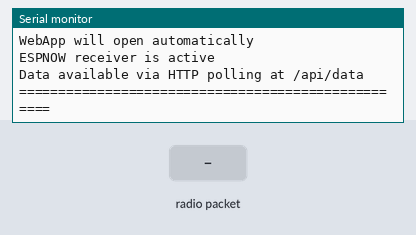
This program was run on a simulated ESP32-S3. Parts: the last lines printed to the serial monitor. The inputs (shaded band) are chosen by the test bench. WiFi joins after 1.5 s; servers stay silent unless stated; storage starts empty.

Above: at 2.2 s.
2.3 s: radio packet "1" arrives
At 3.4 s:
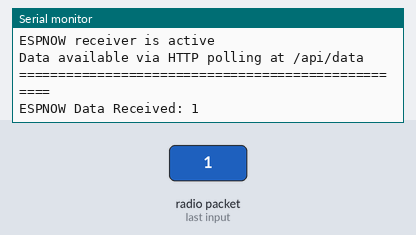
3.8 s: radio packet "0" arrives
At 4.6 s:
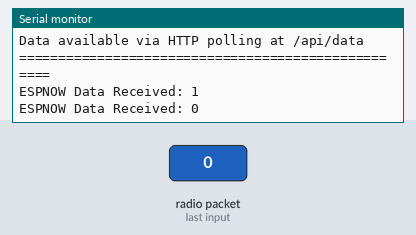

Measured:
- after the input at 2.3 s, the serial monitor: prints a new line at once (image 1)
- after the input at 3.8 s, the serial monitor: prints a new line at once (image 2)

The program:

main.cpp
```cpp
#include <Arduino.h>
#include "WiFiManager/WiFiManager.h"
#include "WebServerManager/WebServerManager.h"
#include "ESPNOWManager/ESPNOWManager.h"

// Configuration
const char* WIFI_SSID = "SensorHub-Center";
const char* WIFI_PASSWORD = "sensor123";

// ESPNOW peer MAC addresses (your C3 sender)
uint8_t senderMac[] = {0x84, 0xFC, 0xE6, 0x00, 0xFD, 0x74};


// Global Managers
WiFiManager wifi_manager(WIFI_SSID, WIFI_PASSWORD);
WebServerManager web_server_manager;
ESPNOWManager espnow_manager;

void setup() {
  Serial.begin(115200);
  delay(1000);

  Serial.println();
  Serial.println("ESP32-S3 Central Receiver - HTTP Streaming Version");
  Serial.println("===================================================");

  // Initialize WiFi
  if (!wifi_manager.begin()) {
    Serial.println("WiFi setup failed! Stopping.");
    return;
  }

  // Print MAC address for ESPNOW configuration
  Serial.print("S3 MAC Address: ");
  Serial.println(wifi_manager.getMACAddress());

  // Initialize Web Server
  if (!web_server_manager.begin()) {
    Serial.println("Web server setup failed! Stopping.");
    return;
  }

  // Initialize ESPNOW
  if (!espnow_manager.begin()) {
    Serial.println("ESPNOW setup failed! Stopping.");
    return;
  }

  // Add ESPNOW peer
  espnow_manager.addPeer(senderMac);

  // Set ESPNOW callback
  espnow_manager.setCallback([](const String& jsonData) {
    Serial.print("ESPNOW Data Received: ");
    Serial.println(jsonData);

    // Store data for HTTP clients
    web_server_manager.broadcastData(jsonData);
  });

  // Set Web callback for any client messages
  web_server_manager.setDataCallback([](const String& message) {
    Serial.print("HTTP message from client: ");
    Serial.println(message);
  });

  Serial.println("System initialized successfully!");
  Serial.println("Connect to WiFi: " + String(WIFI_SSID));
  Serial.println("WebApp will open automatically");
  Serial.println("ESPNOW receiver is active");
  Serial.println("Data available via HTTP polling at /api/data");
  Serial.println("===================================================");
}

void loop() {
  web_server_manager.handleClient();
  delay(10);
}
```

ESPNOWManager.cpp
```cpp
#include "ESPNOWManager.h"

ESPNOWCallback ESPNOWManager::user_callback_ = nullptr;

ESPNOWManager::ESPNOWManager() {
}

bool ESPNOWManager::begin() {
  Serial.println("Initializing ESPNOW...");

  WiFi.mode(WIFI_AP_STA); // Need both AP for web and STA for ESPNOW

  if (esp_now_init() != ESP_OK) {
    Serial.println("Error initializing ESPNOW");
    return false;
  }

  esp_now_register_recv_cb(ESPNOWManager::onDataReceived);
  Serial.println("ESPNOW initialized successfully");
  return true;
}

bool ESPNOWManager::addPeer(uint8_t* mac_address) {
  esp_now_peer_info_t peerInfo = {};
  memcpy(peerInfo.peer_addr, mac_address, 6);
  peerInfo.channel = 1;
  peerInfo.encrypt = false;

  if (esp_now_add_peer(&peerInfo) != ESP_OK) {
    Serial.println("Failed to add ESPNOW peer");
    return false;
  }

  Serial.print("Added ESPNOW peer: ");
  for (int i = 0; i < 6; i++) {
    Serial.print(mac_address[i], HEX);
    if (i < 5) Serial.print(":");
  }
  Serial.println();
  return true;
}

void ESPNOWManager::setCallback(ESPNOWCallback callback) {
  user_callback_ = callback;
}

void ESPNOWManager::onDataReceived(const uint8_t* mac, const uint8_t* data, int len) {
  if (user_callback_ != nullptr) {
    String jsonString = String((char*)data).substring(0, len);
    user_callback_(jsonString);
  }
}
```

ESPNOWManager.h
```cpp
#ifndef ESPNOW_MANAGER_H
#define ESPNOW_MANAGER_H

#include <esp_now.h>
#include <WiFi.h>
#include <ArduinoJson.h>
#include <functional>

// Callback type for received data
typedef std::function<void(const String& jsonData)> ESPNOWCallback;

class ESPNOWManager {
public:
  ESPNOWManager();

  bool begin();
  bool addPeer(uint8_t* mac_address);
  void setCallback(ESPNOWCallback callback);

private:
  static void onDataReceived(const uint8_t* mac, const uint8_t* data, int len);
  static ESPNOWCallback user_callback_;
};

#endif
```

WebServerManager.cpp
```cpp
#include "WebServerManager.h"

WebServerManager::WebServerManager() : server(80) {
}

bool WebServerManager::begin() {
  Serial.println("Initializing Web Server with HTTP Streaming...");

  if (!LittleFS.begin(true)) {
    Serial.println("LittleFS initialization failed!");
    return false;
  }
  Serial.println("LittleFS mounted successfully");

  // Start DNS server for captive portal
  dnsServer.start(53, "*", WiFi.softAPIP());

  setupRoutes();

  server.begin();
  Serial.println("Web server started on port 80");
  return true;
}

void WebServerManager::handleClient() {
  dnsServer.processNextRequest();
  server.handleClient();
}

void WebServerManager::setDataCallback(DataCallback callback) {
  data_callback_ = callback;
}

void WebServerManager::broadcastData(const String& data) {
  lastData = data;
  // Data will be sent when clients request it via polling
}

void WebServerManager::setupRoutes() {
  // Serve main page
  server.on("/", [this]() {
    serveFile("/index.html", "text/html");
  });

  // API endpoint to get latest data (polling)
  server.on("/api/data", HTTP_GET, [this]() {
    server.send(200, "application/json", lastData);
  });

  // API endpoint to send test data
  server.on("/api/send", HTTP_POST, [this]() {
    if (server.hasArg("plain")) {
      String data = server.arg("plain");
      if (data_callback_) {
        data_callback_(data);
      }
      server.send(200, "application/json", "{\"status\":\"received\"}");
    } else {
      server.send(400, "application/json", "{\"error\":\"No data\"}");
    }
  });

  // Serve other common captive portal URLs
  server.on("/generate_204", [this]() {
    serveFile("/index.html", "text/html");
  });

  server.on("/hotspot-detect.html", [this]() {
    serveFile("/index.html", "text/html");
  });

  // Catch-all handler
  server.onNotFound([this]() {
    serveFile("/index.html", "text/html");
  });
}

void WebServerManager::serveFile(const String& path, const String& contentType) {
  File file = LittleFS.open(path, "r");
  if (!file) {
    server.send(404, "text/plain", "File not found: " + path);
    return;
  }

  server.streamFile(file, contentType);
  file.close();
}
```

WebServerManager.h
```cpp
#ifndef WEB_SERVER_MANAGER_H
#define WEB_SERVER_MANAGER_H

#include <WebServer.h>
#include <DNSServer.h>
#include <LittleFS.h>
#include <functional>

typedef std::function<void(const String& message)> DataCallback;

class WebServerManager {
public:
  WebServerManager();

  bool begin();
  void handleClient();
  void setDataCallback(DataCallback callback);
  void broadcastData(const String& data);

private:
  WebServer server;
  DNSServer dnsServer;
  DataCallback data_callback_;
  String lastData;

  void setupRoutes();
  void serveFile(const String& path, const String& contentType);
  void handleSSE();
};

#endif
```

WiFiManager.cpp
```cpp
#include "WiFiManager.h"

WiFiManager::WiFiManager(const char* ssid, const char* password)
  : ssid_(ssid), password_(password) {
}

bool WiFiManager::begin() {
  Serial.println("Initializing WiFi Access Point...");

  if (!WiFi.softAP(ssid_, password_)) {
    Serial.println("Failed to start WiFi AP");
    return false;
  }

  Serial.print("AP Started: ");
  Serial.println(ssid_);
  Serial.print("IP Address: ");
  Serial.println(WiFi.softAPIP());

  return true;
}

String WiFiManager::getIPAddress() const {
  return WiFi.softAPIP().toString();
}

String WiFiManager::getMACAddress() const {
  return WiFi.macAddress();
}
```

WiFiManager.h
```cpp
#ifndef WIFI_MANAGER_H
#define WIFI_MANAGER_H

#include <WiFi.h>

class WiFiManager {
public:
  WiFiManager(const char* ssid, const char* password);

  bool begin();
  String getIPAddress() const;
  String getMACAddress() const;

private:
  const char* ssid_;
  const char* password_;
};

#endif
```
